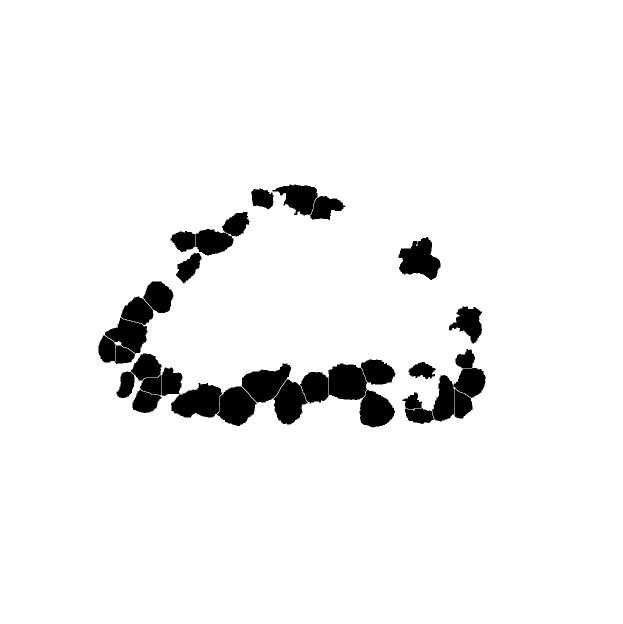
#> input picture amnion-epiblast-positioning/aspect-ratio/masks/260916_Day12-Vasc_S9-Sec2_Z13-segmentations.tif, 1246 x 1248 px (shown at 1/2 size); its folder holds 4 pictures in this run
$ python batch-aspect-ratio.py
#> lines starting #> are read from the running program, lines starting #| are printed output that depends on the picture; after the words box and inside, x2 and y2 are one past the last pixel; in counts of white or black regions, pixels touching at a corner belong together
#!/usr/bin/env python
"""Batch aspect-ratio plots for all four Day 12 images."""

import sys
from pathlib import Path

try:
    import matplotlib.pyplot as plt
    import numpy as np
    from matplotlib import cm
    from scipy.ndimage import binary_fill_holes
    from skimage.io import imread
    from skimage.measure import label, regionprops
    from skimage.morphology import disk, opening
except ModuleNotFoundError:
    sys.exit(
        "Missing dependencies. Use your conda Python (not Homebrew python3):\n"
        "  python batch-aspect-ratio.py"
    )

SCRIPT_DIR = Path(__file__).resolve().parent
MASK_DIR = SCRIPT_DIR / "masks"
OUTPUT_DIR = SCRIPT_DIR / "outputs"

DAY12_NAMES = [
    "260916_Day12-Vasc_S9-Sec2_Z13",
    "260916_Day12-Vasc_S9-Sec2_Z26",
    "260916_Day12-Vasc_S9-Sec2_Z33",
    "260916_Day12-Vasc_S9-Sec3_Z23",
]


def load_labeled_mask(mask_path):
    mask = imread(mask_path)
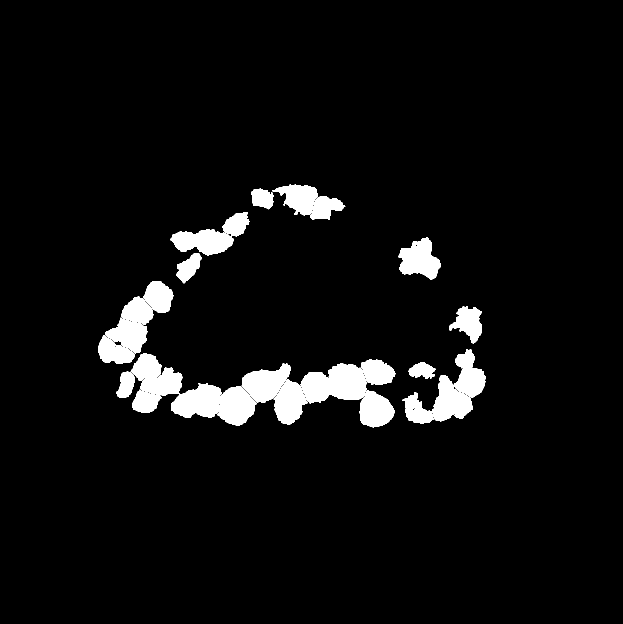
#> mask: shape (1248, 1246) (shown at 1/2 size); 5.4% white; 34 white regions, largest, box (x1, y1, x2, y2) and area: (342, 766, 444, 835) 4909, (657, 727, 735, 800) 4652, (483, 727, 582, 805) 4542
    mask = mask > 0
    mask = binary_fill_holes(mask)
    mask = opening(mask, disk(1))
#> mask: shape (1248, 1246) bool; 5.4% white; 34 white regions
    return label(mask)
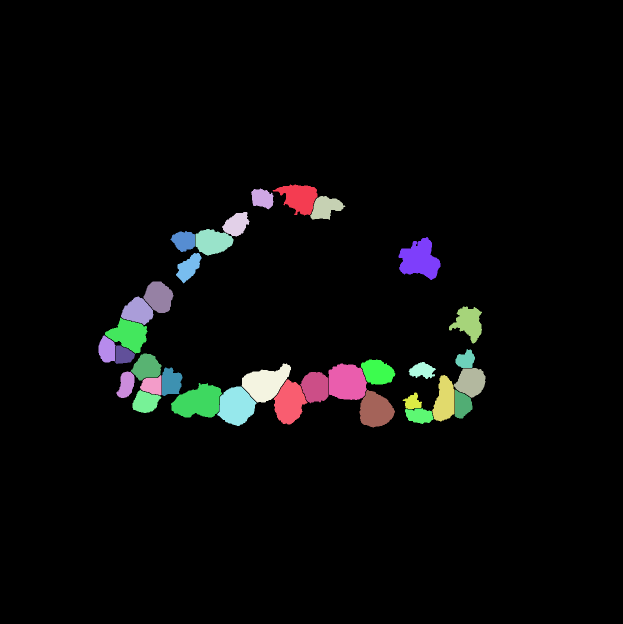
#> returned value: shape (1248, 1246) int32 (shown at 1/2 size); 35 distinct labels, from 0 to 34; one colour per label, 0 black


def save_aspect_ratio_figure(mask_path, output_dir, basename):
    labels = load_labeled_mask(mask_path)
    props = regionprops(labels)
#> props = 34 regions; largest, box (x1, y1, x2, y2) and area: (342, 766, 444, 835) 4896, (657, 727, 735, 800) 4643, (483, 727, 582, 805) 4532, (797, 474, 881, 560) 4489, (434, 773, 513, 852) 4285
    aspect_ratios = np.array([
        p.axis_major_length / p.axis_minor_length
        for p in props
    ])
#> aspect_ratios = 34 values, max 2.32 at index 25, min 1.06 at index 28, mean 1.4

    if len(aspect_ratios) == 0:
        raise ValueError(f"No nuclei found in {mask_path}")

    ar_min, ar_max = aspect_ratios.min(), aspect_ratios.max()
#> ar_min = 1.06; ar_max = 2.32
    if ar_max > ar_min:
        norm = (aspect_ratios - ar_min) / (ar_max - ar_min)
#> norm = 34 values, max 1 at index 25, min 0 at index 28, mean 0.27
    else:
        norm = np.full(len(aspect_ratios), 0.5)

    cmap = plt.colormaps["coolwarm"]
    colored = np.zeros((*labels.shape, 3))
    for i, p in enumerate(props):
        colored[labels == p.label] = cmap(norm[i])[:3]
#> this loop made 34 passes
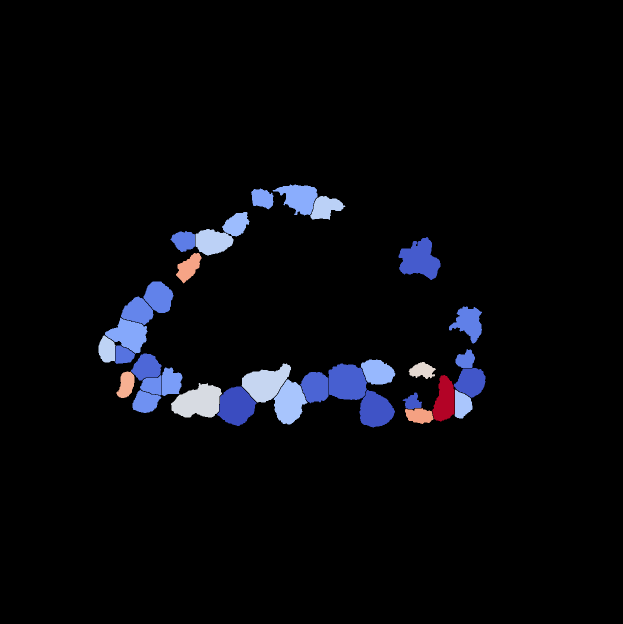
#> colored: shape (1248, 1246, 3) float64 (shown at 1/2 size); mean of channels 0, 1, 2 0.0279, 0.0305, 0.0461; drawn as R, G, B

    for i, ar in enumerate(aspect_ratios, start=1):
        print(f"{basename} nucleus {i}: aspect ratio = {ar:.3f}")
#> this loop made 34 passes
#> ar on passes 1 to 12: 1.37, 1.34, 1.54, 1.43, 1.55, 1.2, 1.1, 1.97, 1.22, 1.23, 1.21, 1.35
#| 260916_Day12-Vasc_S9-Sec2_Z13 nucleus 1: aspect ratio = 1.370
#| 260916_Day12-Vasc_S9-Sec2_Z13 nucleus 2: aspect ratio = 1.340
#| 260916_Day12-Vasc_S9-Sec2_Z13 nucleus 3: aspect ratio = 1.543
#| 260916_Day12-Vasc_S9-Sec2_Z13 nucleus 4: aspect ratio = 1.432
#| 260916_Day12-Vasc_S9-Sec2_Z13 nucleus 5: aspect ratio = 1.548
#| 260916_Day12-Vasc_S9-Sec2_Z13 nucleus 6: aspect ratio = 1.204
#| 260916_Day12-Vasc_S9-Sec2_Z13 nucleus 7: aspect ratio = 1.105
#| 260916_Day12-Vasc_S9-Sec2_Z13 nucleus 8: aspect ratio = 1.968
#> (further printed lines are left out)

    fig, ax = plt.subplots(figsize=(6, 10))
    ax.imshow(colored)
    ax.set_title("Nuclei colored by aspect ratio")
    ax.axis("off")
    sm = cm.ScalarMappable(cmap=cmap)
    sm.set_array(aspect_ratios)
    fig.colorbar(sm, ax=ax, label="Aspect Ratio")

    png_path = output_dir / f"{basename}-aspect-ratio.png"
    eps_path = output_dir / f"{basename}-aspect-ratio.eps"
    fig.savefig(png_path, dpi=150, bbox_inches="tight")
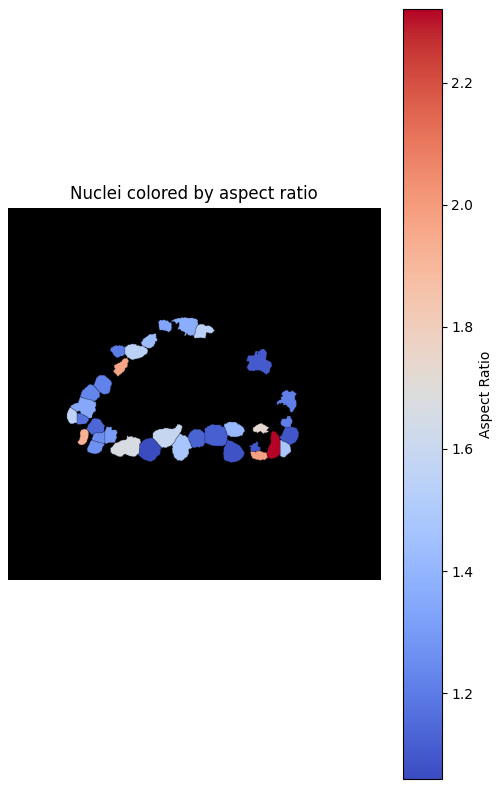
#> figure drawn by matplotlib, 2 panels
    fig.savefig(eps_path, format="eps", bbox_inches="tight")
    plt.close(fig)

    print(f"Saved {png_path.name} and {eps_path.name} -> {output_dir}")


def main():
    OUTPUT_DIR.mkdir(parents=True, exist_ok=True)

    for name in DAY12_NAMES:
        mask_path = MASK_DIR / f"{name}-segmentations.tif"
        if not mask_path.exists():
            raise FileNotFoundError(
                f"Missing mask: {mask_path}\n"
                "Run segment-day12-batch.ijm.ijm in Fiji first."
            )
        save_aspect_ratio_figure(mask_path, OUTPUT_DIR, name)
#> pass 2 of the loop in main, `for name in DAY12_NAMES:`:
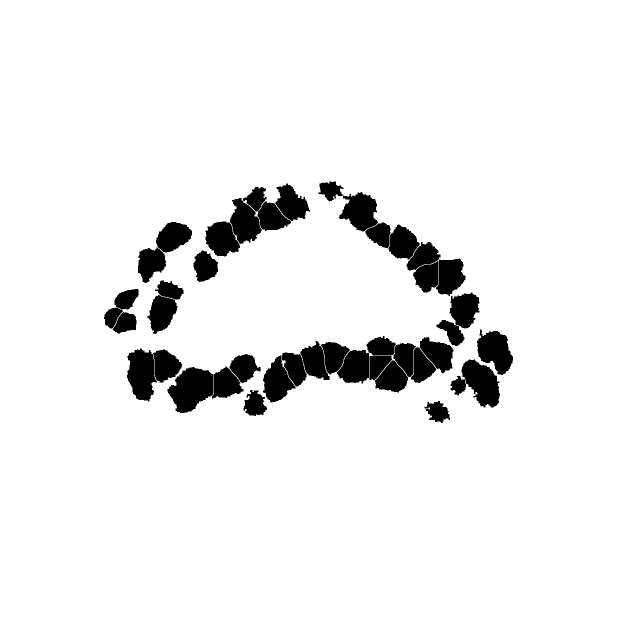
#> input picture amnion-epiblast-positioning/aspect-ratio/masks/260916_Day12-Vasc_S9-Sec2_Z26-segmentations.tif, 1246 x 1248 px (shown at 1/2 size)
#> props = 43 regions; largest, box (x1, y1, x2, y2) and area: (335, 734, 427, 826) 5654, (923, 719, 1000, 815) 4659, (254, 697, 314, 803) 4495, (954, 659, 1026, 750) 4169, (678, 384, 756, 463) 3931
#> aspect_ratios = 43 values, max 2.08 at index 21, min 1.01 at index 33, mean 1.42
#> ar_min = 1.01; ar_max = 2.08
#> norm = 43 values, max 1 at index 21, min 0 at index 33, mean 0.388
#> the loop in save_aspect_ratio_figure (call 2), `for i, p in enumerate(props):` made 43 passes
#> after the loop in save_aspect_ratio_figure (call 2), `for i, p in enumerate(props):`:
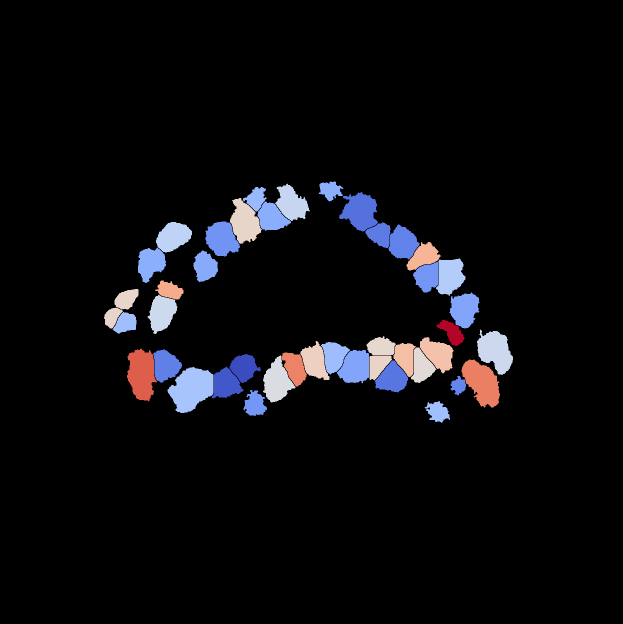
#> colored: shape (1248, 1246, 3) float64 (shown at 1/2 size); mean of channels 0, 1, 2 0.0465, 0.0456, 0.0573; drawn as R, G, B
#> the loop in save_aspect_ratio_figure (call 2), `for i, ar in enumerate(aspect_ratios, start=1):` made 43 passes
#> ar on passes 1 to 8: 1.27, 1.46, 1.31, 1.1, 1.6, 1.27, 1.19, 1.43
#> (printed output is left out)
#> in save_aspect_ratio_figure (call 2), `fig.savefig(png_path, dpi=150, bbox_inches="tight")`:
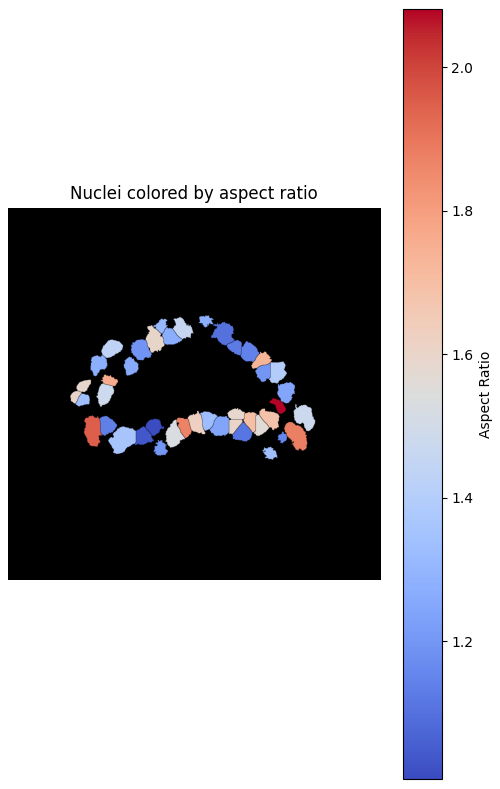
#> figure drawn by matplotlib, 2 panels
#> pass 3 of the loop in main, `for name in DAY12_NAMES:`:
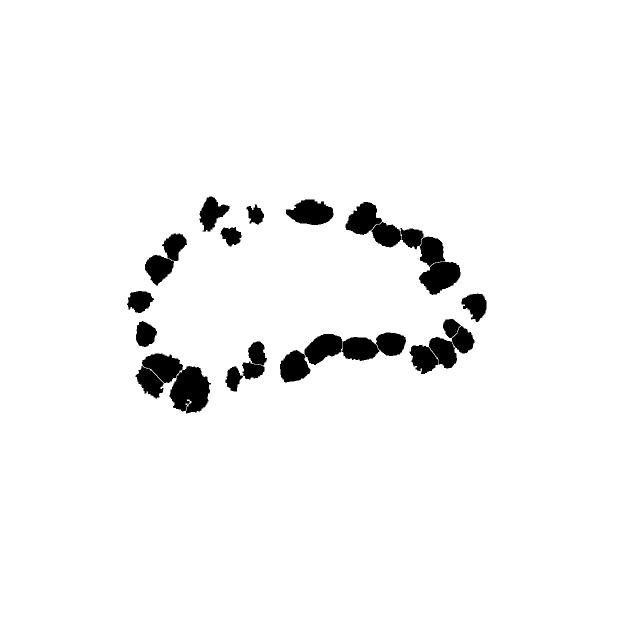
#> input picture amnion-epiblast-positioning/aspect-ratio/masks/260916_Day12-Vasc_S9-Sec2_Z33-segmentations.tif, 1246 x 1248 px (shown at 1/2 size)
#> props = 28 regions; largest, box (x1, y1, x2, y2) and area: (339, 732, 422, 827) 5428, (838, 523, 921, 590) 3612, (572, 399, 667, 450) 3404, (609, 668, 685, 730) 3083, (691, 404, 764, 470) 2982
#> aspect_ratios = 28 values, max 1.85 at index 1, min 1.06 at index 9, mean 1.37
#> ar_min = 1.06; ar_max = 1.85
#> norm = 28 values, max 1 at index 1, min 0 at index 9, mean 0.388
#> the loop in save_aspect_ratio_figure (call 3), `for i, p in enumerate(props):` made 28 passes
#> after the loop in save_aspect_ratio_figure (call 3), `for i, p in enumerate(props):`:
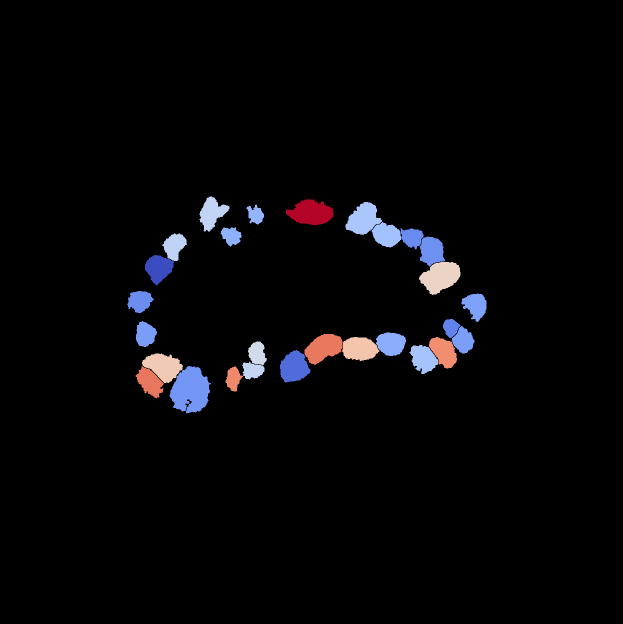
#> colored: shape (1248, 1246, 3) float64 (shown at 1/2 size); mean of channels 0, 1, 2 0.0255, 0.0238, 0.0307; drawn as R, G, B
#> the loop in save_aspect_ratio_figure (call 3), `for i, ar in enumerate(aspect_ratios, start=1):` made 28 passes
#> ar on passes 1 to 8: 1.38, 1.85, 1.33, 1.28, 1.31, 1.27, 1.18, 1.38
#> (printed output is left out)
#> in save_aspect_ratio_figure (call 3), `fig.savefig(png_path, dpi=150, bbox_inches="tight")`:
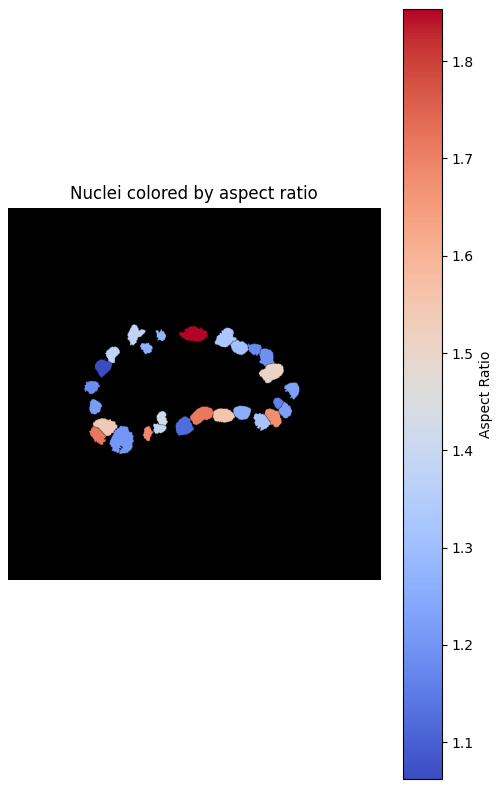
#> figure drawn by matplotlib, 2 panels
#> the loop made 4 passes; the first 3 are shown


if __name__ == "__main__":
    main()
